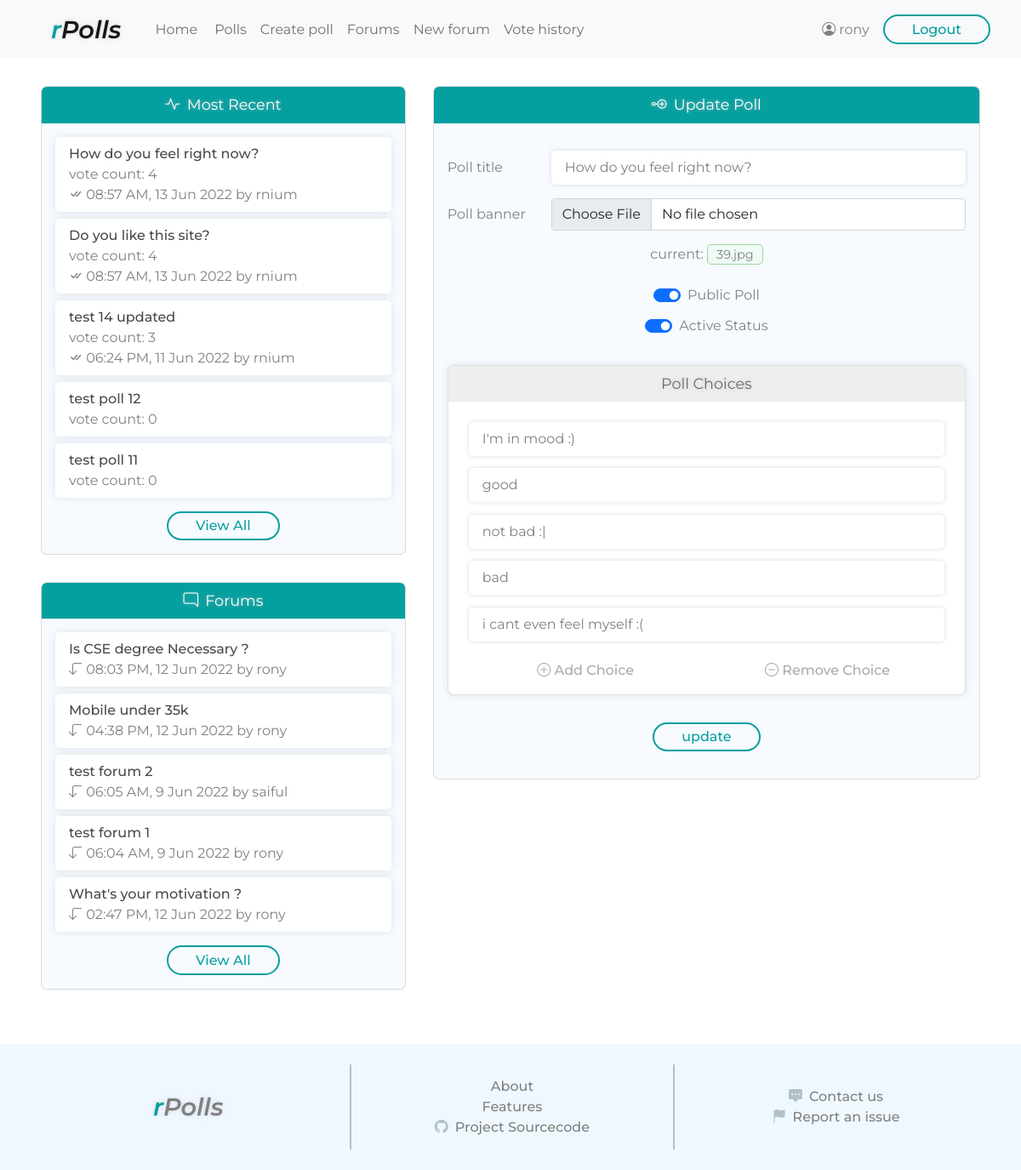
/polls/19/edit (signed in), run on the app's committed database.
### polls/models.py (models this page shows, shortened)
class Poll(models.Model):
    title = models.CharField(max_length=250)
    banner = models.ImageField(upload_to='polls/images/', default='polls/images/default.jpg')
    author = models.ForeignKey(User, on_delete=models.CASCADE, related_name='poll')
    public = models.BooleanField(default=True)
    active = models.BooleanField(default=True)
    visible = models.BooleanField(default=True)
    added = models.DateTimeField(auto_now_add=True)
    views = models.IntegerField(default=0)

class Vote(models.Model):
    choice = models.ForeignKey(Choice, on_delete=models.CASCADE, related_name='choicevote')
    poll = models.ForeignKey(Poll, on_delete=models.CASCADE, related_name='pollvote')
    voter = models.ForeignKey(User, on_delete=models.CASCADE, related_name='uservote')
    vote_time = models.DateTimeField(auto_now_add=True)
    vote_update_time = models.DateTimeField(auto_now=True)

class Choice(models.Model):
    choicetext = models.CharField(max_length=100)
    poll = models.ForeignKey(Poll, on_delete=models.CASCADE, related_name='choice')

### forums/models.py (models this page shows, shortened)
class ForumTopic(models.Model):
    title = models.CharField(max_length=250)
    author = models.ForeignKey(User, on_delete=models.CASCADE, related_name='forum')
    active = models.BooleanField(default=True)
    locked = models.BooleanField(default=False)
    added = models.DateTimeField(auto_now_add=True)
    views = models.IntegerField(default=0)

class Post(models.Model):
    post_text = models.TextField()
    forum = models.ForeignKey(ForumTopic, on_delete=models.CASCADE, related_name='forumpost')
    post_author = models.ForeignKey(User, on_delete=models.CASCADE, related_name='userpost')
    added = models.DateTimeField()
    updated = models.DateTimeField()

### polls/views.py (the view, shortened to what this page needs)
# urls.py: path('<int:pk>/edit', views.update_poll , name='edit_poll'),
@login_required
def update_poll(request, pk):
    if request.method == 'GET':
        try:
            poll = Poll.objects.get(pk=pk)
        except Poll.DoesNotExist:
            return renderError(request, "(404) Poll Not Found")
        not_staff = not request.user.is_staff
        if poll.author != request.user and not_staff:
            return renderError(request,'(403) Access Denied')
        choices_raw = poll.choice.all()
        update_poll_context = dict()
        update_poll_context['username'] = request.user.username
        update_poll_context['recentpolls'] = get_polls_panel_context(request)
        update_poll_context['forums'] = get_forum_panel_context(request)
        update_poll_context['poll_id'] = poll.id
        update_poll_context['poll_title'] = poll.title
        update_poll_context['poll_is_public'] = poll.public
        update_poll_context['poll_is_active'] = poll.active
        update_poll_context['poll_banner_filename'] = os.path.basename(poll.banner.name)
        update_poll_context['poll_banner_url'] = poll.banner.url
        choices_list = []
        for choice in choices_raw:
            unit_context = dict()
            unit_context['choice_id'] = choice.id
            unit_context['choice_text'] = choice.choicetext
            choices_list.append(unit_context)
        update_poll_context['choices'] = choices_list
        return render(request, 'polls/poll_update.html', context=update_poll_context)

### polls/views.py (called while the page is built)
def get_forum_panel_context(request):
    recentforums = ForumTopic.objects.filter(active=True).order_by('-added')[:5]
    recentforums_context = []
    for forum in recentforums:
        forum_id = forum.id
        forum_title = forum.title
        lastPost = forum.forumpost.latest('added')
        last_post_time = lastPost.added
        last_post_user = lastPost.post_author
        unit_context = {'forum_id': forum_id, 'forum_title': forum_title, 'last_post_time': last_post_time, 'last_post_user': last_post_user}
        recentforums_context.append(unit_context)
    return recentforums_context

### polls/templates/polls/poll_update.html (shortened to what this page needs)
<!DOCTYPE html>
<html lang="en">
<head>
    <link href="https://cdn.jsdelivr.net/npm/bootstrap@5.1.3/dist/css/bootstrap.min.css" rel="stylesheet">
    {% load static %}
    <link rel="stylesheet" href="{% static 'style.css' %}">
</head>
<body>
    <header>
        <nav class="navbar navbar-expand-lg navbar-light bg-light">
            <div class="container-fluid">
              <a class="navbar-brand ms-5 pe-3" href="{% url 'homepage' %}"><span class="r">r</span>Polls</a>
              <div class="collapse navbar-collapse" id="navbarSupportedContent">
                <ul class="navbar-nav me-auto mb-2 mb-lg-0">
                  <li class="nav-item me-1">
                    <a class="nav-link" aria-current="page" href="{% url 'homepage' %}">Home</a>
                  </li>
                  <li class="nav-item">
                    <a class="nav-link" href="{% url 'polls:browse' %}">Polls</a>
                  </li>
                  <li class="nav-item">
                    <a class="nav-link" href="{% url 'polls:create_poll' %}">Create poll</a>
                  </li>
                  <li class="nav-item">
                    <a class="nav-link" href="{% url 'forums:forum_all' %}">Forums</a>
                  </li>
                  <li class="nav-item">
                    <a class="nav-link" href="{% url 'forums:forum_create' %}">New forum</a>
                  </li>
                  <li class="nav-item">
                    <a class="nav-link" href="{% url 'polls:votes_history' %}">Vote history</a>
                  </li>
                </ul>
                <div class="account d-flex me-4">
                    <div class="profile d-flex my-auto me-3">
                        <i class="bi bi-person-circle"></i>
                        <span class="username-viewonly ms-1">{{ username }}</span>
                    </div>
                    <form action="{% url 'logout' %}" method="POST"> {% csrf_token %}
                        <input type="submit" class="btn-1" value="Logout">
                    </form>
                </div>
              </div>
            </div>
          </nav>
    </header>
    <div class="main-container">
        <div class="left-col">
            <div class="recent-polls card">
                <div class="heading">
                    <span class="icon me-1"><i class="bi bi-activity"></i></span>
                    <span class="title">Most Recent</span>
                </div>
                <div class="content">
                    {% for poll in recentpolls %}
                    <div class="poll-item">
                        <a class="poll-title" href="{% url 'polls:polldetails' poll.poll_id %}">{{ poll.poll_title }}</a>
                        <div class="count">
                            <span class="label">vote count:&nbsp;</span><span class="value">{{ poll.vote_count }}</span>
                        </div>
                        {% if poll.vote_count%}
                        <div class="last-vote">
                            <span class="label"><i class="bi bi-check-all"></i></span>
                            <span class="date">{{ poll.last_vote_time|date:"h:i A, j M o" }}</span>
                            <span class="user">by {{ poll.last_vote_voter }}</span>
                        </div>
                        {% endif %}
                    </div>
                    {% endfor %}
                    <a href="{% url 'polls:browse' %}" class="btn-1 link-btn">View All</a>
                </div>
            </div>
            <div class="community-forum card">
                <div class="heading">
                    <span class="icon me-1"><i class="bi bi-chat-right"></i></span>
                    <span class="title">Forums</span>
                </div>
                <div class="content">
                    {% for forum in forums %}
                    <div class="forum-post">
                        <a class="post-title" href="{% url 'forums:forum_detail' forum.forum_id %}">{{ forum.forum_title }}</a>
                        <div class="last-post">
                            <span class="label"><i class="bi bi-arrow-90deg-down"></i></span>
                            <span class="date">{{ forum.last_post_time|date:"h:i A, j M o" }}</span>
                            <span class="user">by {{ forum.last_post_user }}</span>
                        </div>
                    </div>
                    {% endfor %}
                    <a href="{% url 'forums:forum_all' %}" class="btn-1 link-btn">View All</a>
                </div>
            </div>
        </div>
        <div class="right-col">
            <div class="createpoll card">
                <div class="heading">
                    <span class="icon me-1"><i class="bi bi-node-plus"></i></span>
                    <span class="title">Update Poll</span>
                </div>
                <div class="wrapper">
                    <form action="{% url 'polls:edit_poll' poll_id %}" method="POST" enctype="multipart/form-data"> {% csrf_token %}
                        <div class="basic-info">
                            <div class="title">
                                <label for="poll-title">Poll title</label>
                                <input type="text" class="textinput" id="poll-title" name="poll-title" placeholder="Enter poll title" value="{{ poll_title }}" required="">
                            </div>
                            <div class="banner">
                                <label for="poll-banner">Poll banner</label>
                                <input type="file" class="form-control" id="poll-banner" name="poll-banner">
                            </div>
                            <div class="current_banner">current: <a href="{{ poll_banner_url }}" target="_blank">{{ poll_banner_filename }}</a></div>
                            <div class="visibility">
                                <div class="form-check form-switch">
                                    <input class="form-check-input" type="checkbox" id="flexSwitchCheckChecked" name="visibility" value="public" {% if poll_is_public %}checked{% endif %}>
                                    <label class="form-check-label" for="flexSwitchCheckChecked">Public Poll</label>
                                </div>
                            </div>
                            <div class="active_status">
                                <div class="form-check form-switch">
                                    <input class="form-check-input" type="checkbox" id="flexSwitch2" name="active_status" value="active" {% if poll_is_active %}checked{% endif %}>
                                    <label class="form-check-label" for="flexSwitch2">Active Status</label>
                                </div>
                            </div>
                        </div>
                        <div class="choices-wrapper card">
                            <div class="heading">
                                <span class="title">Poll Choices</span>
                            </div>
                            <div id="choices">
                                {% for choice in choices %}
                                <input type="text" class="textinput choiceinput" placeholder="choice text" name="{{ choice.choice_id }}" value="{{ choice.choice_text }}" required="">
                                {% endfor %}
                            </div>
                            <div class="actions">
                                <div class="btn-container">
                                    <a class="form-btn" id="add-choice">
                                        <i class="bi bi-plus-circle"></i>
                                        <span>Add Choice</span>
                                    </a>
                                </div>
                                <div class="btn-container">
                                    <a class="form-btn" id="remove-choice">
                                        <i class="bi bi-dash-circle"></i>
                                        <span>Remove Choice</span>
                                    </a>
                                </div>
                            </div>
                        </div>
                        <div class="submit-form">
                            <input type="submit" class="btn-1" value="update">
                        </div>
                    </form>
                </div>
            </div>
        </div>
    </div>
    <footer>
        <div class="upper">
            <div class="col-1">
                <div class="site-name">
                    <span class="r">r</span>Polls</a>
                </div>
            </div>
            <div class="vl"></div>
            <div class="col-2">
                <a href="#">About</a>
                <a href="#">Features</a>
                <a href="#"><i class="bi bi-github"></i>Project Sourcecode</a>
            </div>
            <div class="vl"></div>
            <div class="col-3">
                <a href="#"><i class="bi bi-chat-square-dots-fill"></i>Contact us</a>
                <a href="#"><i class="bi bi-flag-fill"></i>Report an issue</a>
            </div>
        </div>
    </footer>
</body>
</html>

### data on the page
Poll: poll_title "test poll 12"
Poll: poll_title "test poll 11"
Poll: poll-title "How do you feel right now?"
Choice: choice_text "I'm in mood :)"
Choice: choice_text "good"
Choice: choice_text "not bad :|"
Choice: choice_text "bad"
Choice: choice_text "i cant even feel myself :("

### other printed values
{{ username }} "rony"
{{ poll.poll_title }} "How do you feel right now?"
{{ poll.vote_count }} "4"
{{ poll.last_vote_time|date:"h:i A, j M o" }} "08:57 AM, 13 Jun 2022"
{{ poll.last_vote_voter }} "rnium"
{{ poll.poll_title }} "Do you like this site?"
{{ poll.poll_title }} "test 14 updated"
{{ poll.vote_count }} "3" "0" "0"
{{ poll.last_vote_time|date:"h:i A, j M o" }} "06:24 PM, 11 Jun 2022"
{{ forum.forum_title }} "Is CSE degree Necessary ?"
{{ forum.last_post_time|date:"h:i A, j M o" }} "08:03 PM, 12 Jun 2022"
{{ forum.last_post_user }} "rony"
{{ forum.forum_title }} "Mobile under 35k"
{{ forum.last_post_time|date:"h:i A, j M o" }} "04:38 PM, 12 Jun 2022"
{{ forum.forum_title }} "test forum 2"
